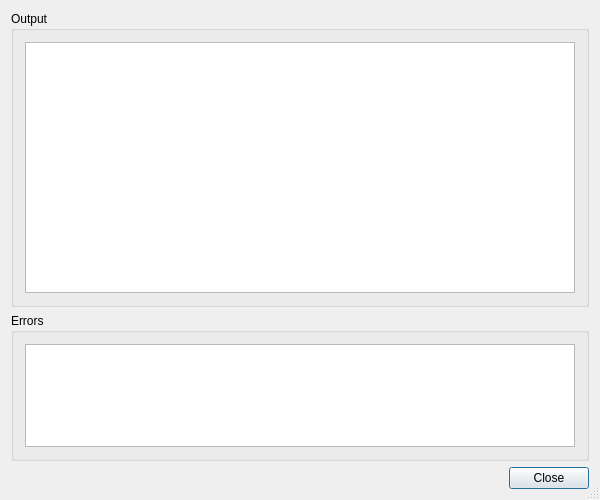
<?xml version="1.0" encoding="UTF-8"?>
<ui version="4.0">
 <class>PipDialog</class>
 <widget class="QDialog" name="PipDialog">
  <property name="geometry">
   <rect>
    <x>0</x>
    <y>0</y>
    <width>600</width>
    <height>500</height>
   </rect>
  </property>
  <property name="windowTitle">
   <string>pip</string>
  </property>
  <property name="sizeGripEnabled">
   <bool>true</bool>
  </property>
  <layout class="QVBoxLayout">
   <item>
    <widget class="QGroupBox" name="outputGroup">
     <property name="sizePolicy">
      <sizepolicy hsizetype="Preferred" vsizetype="Expanding">
       <horstretch>0</horstretch>
       <verstretch>2</verstretch>
      </sizepolicy>
     </property>
     <property name="title">
      <string>Output</string>
     </property>
     <layout class="QVBoxLayout">
      <item>
       <widget class="QTextEdit" name="resultbox">
        <property name="readOnly">
         <bool>true</bool>
        </property>
        <property name="acceptRichText">
         <bool>false</bool>
        </property>
       </widget>
      </item>
     </layout>
    </widget>
   </item>
   <item>
    <widget class="QGroupBox" name="errorGroup">
     <property name="sizePolicy">
      <sizepolicy hsizetype="Preferred" vsizetype="Expanding">
       <horstretch>0</horstretch>
       <verstretch>1</verstretch>
      </sizepolicy>
     </property>
     <property name="title">
      <string>Errors</string>
     </property>
     <layout class="QVBoxLayout">
      <item>
       <widget class="QTextEdit" name="errors">
        <property name="readOnly">
         <bool>true</bool>
        </property>
        <property name="acceptRichText">
         <bool>false</bool>
        </property>
       </widget>
      </item>
     </layout>
    </widget>
   </item>
   <item>
    <widget class="QDialogButtonBox" name="buttonBox">
     <property name="orientation">
      <enum>Qt::Horizontal</enum>
     </property>
     <property name="standardButtons">
      <set>QDialogButtonBox::Close</set>
     </property>
    </widget>
   </item>
  </layout>
 </widget>
 <layoutdefault spacing="6" margin="11"/>
 <pixmapfunction>qPixmapFromMimeSource</pixmapfunction>
 <tabstops>
  <tabstop>resultbox</tabstop>
  <tabstop>errors</tabstop>
  <tabstop>buttonBox</tabstop>
 </tabstops>
 <resources/>
 <connections/>
</ui>
